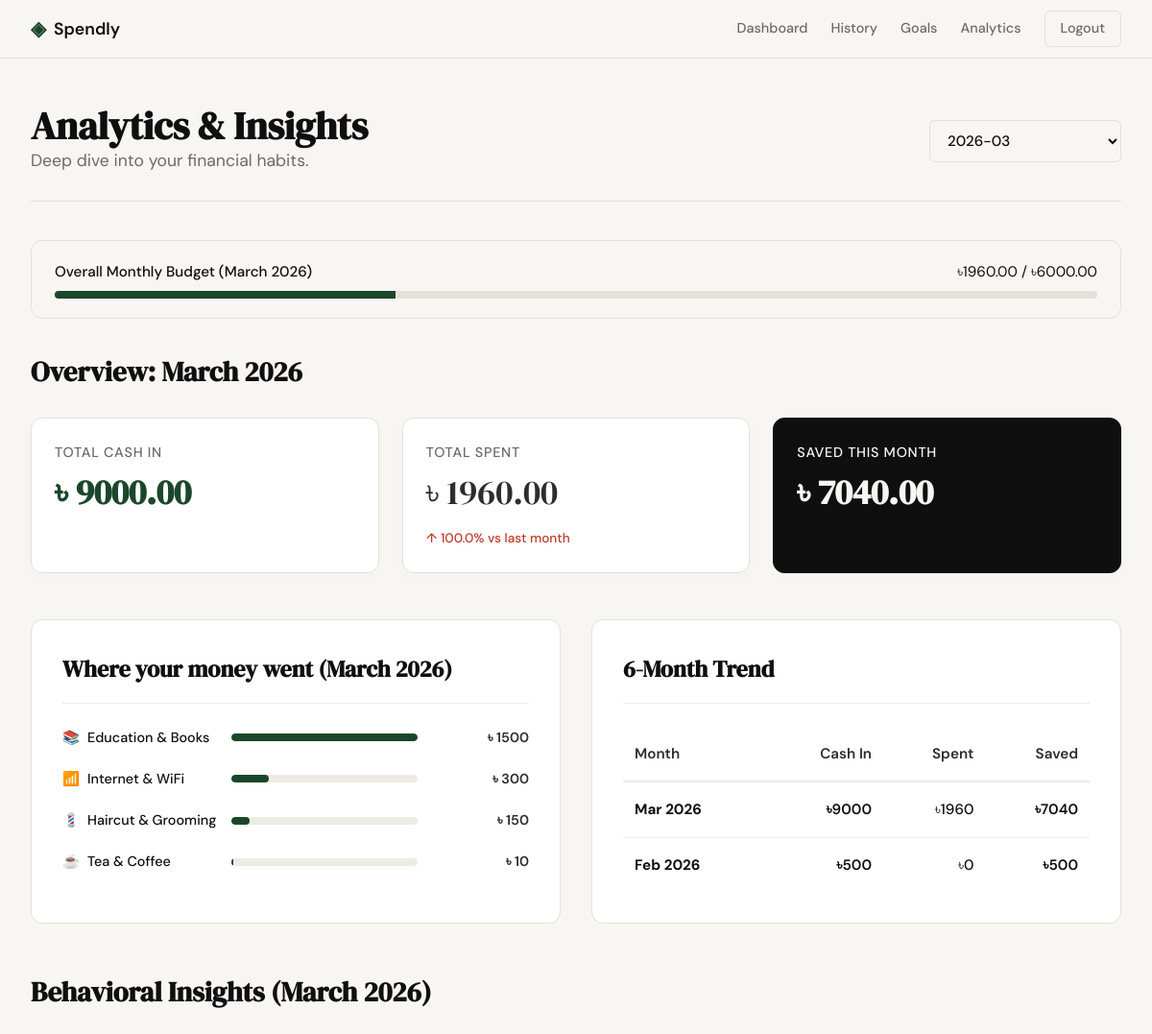
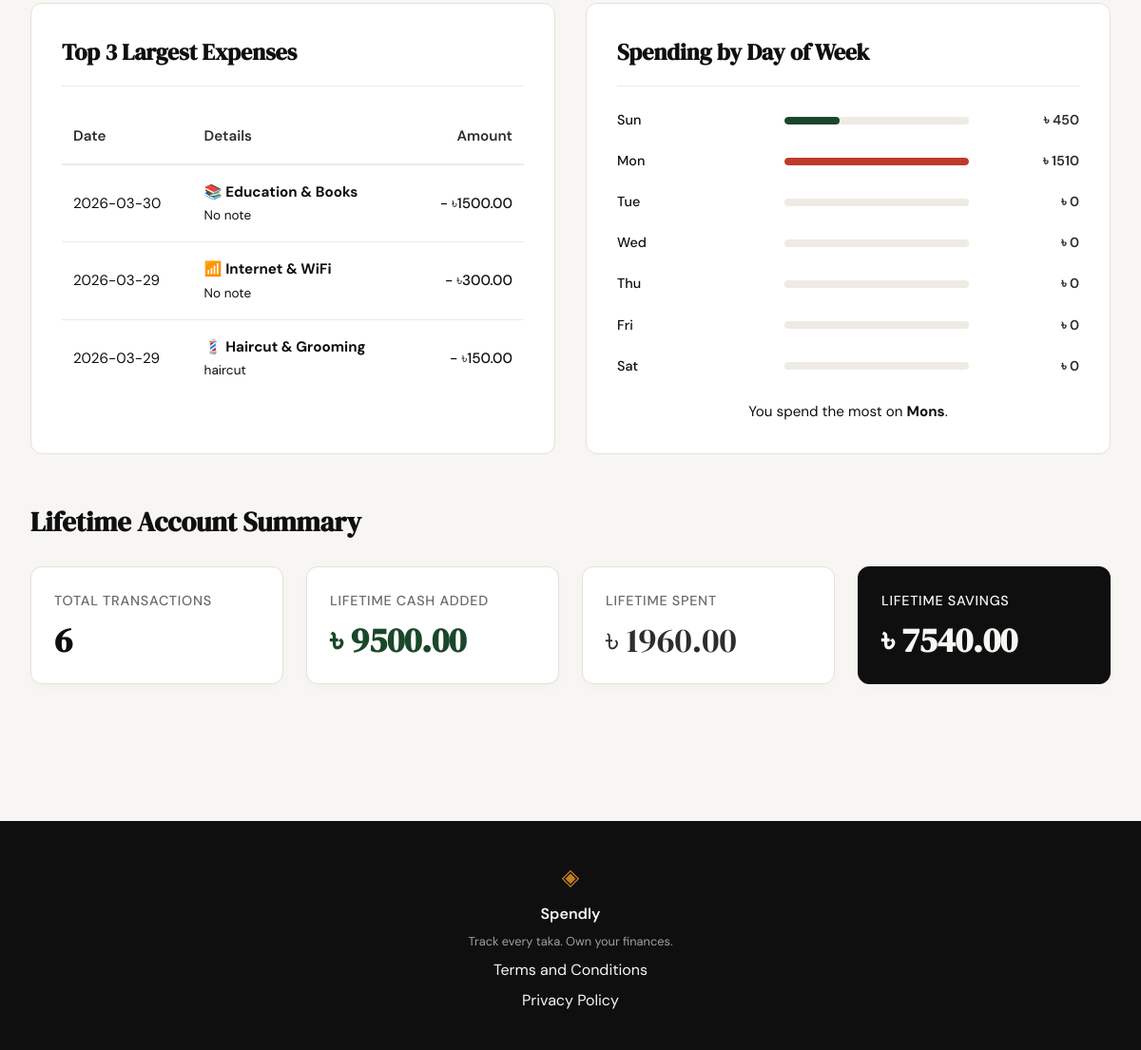
Screenshot of /analytics (signed in) with the database file from the repository (2 pictures, top to bottom).
### tables this page shows
CREATE TABLE budgets (
            id INTEGER PRIMARY KEY AUTOINCREMENT,
            user_id INTEGER NOT NULL,
            category_id INTEGER,
            amount REAL NOT NULL,
            month TEXT NOT NULL,
            FOREIGN KEY (user_id) REFERENCES users (id) ON DELETE CASCADE,
            FOREIGN KEY (category_id) REFERENCES categories (id) ON DELETE CASCADE,
            UNIQUE(user_id, category_id, month)
        );

CREATE TABLE categories (
            id INTEGER PRIMARY KEY AUTOINCREMENT,
            name TEXT UNIQUE NOT NULL,
            icon TEXT DEFAULT '💸'
        );

CREATE TABLE expenses (
            id INTEGER PRIMARY KEY AUTOINCREMENT,
            user_id INTEGER NOT NULL,
            category_id INTEGER NOT NULL,
            amount REAL NOT NULL,
            description TEXT,
            date TIMESTAMP DEFAULT CURRENT_TIMESTAMP,
            FOREIGN KEY (user_id) REFERENCES users (id) ON DELETE CASCADE,
            FOREIGN KEY (category_id) REFERENCES categories (id)
        );

### app/routes/analytics.py (the view)
@analytics_bp.route("/analytics")
def index():
    if "user_id" not in session:
        return redirect(url_for("auth.login"))
    uid = session["user_id"]
    conn = get_db()
    income_months = conn.execute(
        "SELECT DISTINCT strftime('%Y-%m', date) as m FROM incomes WHERE user_id=?", (uid,)
    ).fetchall()
    expense_months = conn.execute(
        "SELECT DISTINCT strftime('%Y-%m', date) as m FROM expenses WHERE user_id=?", (uid,)
    ).fetchall()
    all_months = sorted(
        set(r["m"] for r in income_months) | set(r["m"] for r in expense_months),
        reverse=True,
    )
    selected = request.args.get("month", datetime.now().strftime("%Y-%m"))
    sm_income = conn.execute(
        "SELECT COALESCE(SUM(amount),0) as t FROM incomes WHERE user_id=? AND strftime('%Y-%m',date)=?",
        (uid, selected),
    ).fetchone()["t"]
    sm_expense = conn.execute(
        "SELECT COALESCE(SUM(amount),0) as t FROM expenses WHERE user_id=? AND strftime('%Y-%m',date)=?",
        (uid, selected),
    ).fetchone()["t"]
    sm_saved = sm_income - sm_expense
    selected_dt = datetime.strptime(selected, "%Y-%m")
    if selected_dt.month == 1:
        prev_month_str = f"{selected_dt.year - 1}-12"
    else:
        prev_month_str = f"{selected_dt.year}-{selected_dt.month - 1:02d}"
    pm_expense = conn.execute(
        "SELECT COALESCE(SUM(amount),0) as t FROM expenses WHERE user_id=? AND strftime('%Y-%m',date)=?",
        (uid, prev_month_str),
    ).fetchone()["t"]
    mom_change_percent = 0
    if pm_expense > 0:
        mom_change_percent = ((sm_expense - pm_expense) / pm_expense) * 100
    elif sm_expense > 0:
        mom_change_percent = 100
    cat_breakdown = conn.execute("""
        SELECT c.name, c.icon, COALESCE(SUM(e.amount),0) as total
        FROM categories c LEFT JOIN expenses e ON c.id = e.category_id
            AND e.user_id = ? AND strftime('%Y-%m', e.date) = ?
        GROUP BY c.id HAVING total > 0
        ORDER BY total DESC
    """, (uid, selected)).fetchall()
    max_cat_amount = max((r["total"] for r in cat_breakdown), default=1)
    total_income = conn.execute(
        "SELECT COALESCE(SUM(amount),0) as t FROM incomes WHERE user_id=?", (uid,)
    ).fetchone()["t"]
    total_expense = conn.execute(
        "SELECT COALESCE(SUM(amount),0) as t FROM expenses WHERE user_id=?", (uid,)
    ).fetchone()["t"]
    total_transactions = conn.execute(
        "SELECT COUNT(*) as c FROM expenses WHERE user_id=?", (uid,)
    ).fetchone()["c"]
    total_cashins = conn.execute(
        "SELECT COUNT(*) as c FROM incomes WHERE user_id=?", (uid,)
    ).fetchone()["c"]
    monthly_trend = []
    for m in all_months[:6]:
        m_in = conn.execute(
            "SELECT COALESCE(SUM(amount),0) as t FROM incomes WHERE user_id=? AND strftime('%Y-%m',date)=?",
            (uid, m),
        ).fetchone()["t"]
        m_out = conn.execute(
            "SELECT COALESCE(SUM(amount),0) as t FROM expenses WHERE user_id=? AND strftime('%Y-%m',date)=?",
            (uid, m),
        ).fetchone()["t"]
        try:
            label = datetime.strptime(m, "%Y-%m").strftime("%b %Y")
        except ValueError:
            label = m
        monthly_trend.append({
            "month": m, "label": label,
            "income": m_in, "expense": m_out, "saved": m_in - m_out,
        })
    top_expenses = conn.execute("""
        SELECT e.description, e.amount, c.icon, c.name, e.date
        FROM expenses e
        LEFT JOIN categories c ON e.category_id = c.id
        WHERE e.user_id = ? AND strftime('%Y-%m', e.date) = ?
        ORDER BY e.amount DESC
        LIMIT 3
    """, (uid, selected)).fetchall()
    dow_expenses = conn.execute("""
        SELECT strftime('%w', date) as dow, SUM(amount) as total
        FROM expenses
        WHERE user_id = ? AND strftime('%Y-%m', date) = ?
        GROUP BY dow
    """, (uid, selected)).fetchall()
    dow_map = {"0": "Sun", "1": "Mon", "2": "Tue", "3": "Wed", "4": "Thu", "5": "Fri", "6": "Sat"}
    dow_data = [{"dow": dow_map[str(i)], "total": 0} for i in range(7)]
    for x in dow_expenses:
        dow_data[int(x["dow"])]["total"] = x["total"]
    highest_dow = max(dow_data, key=lambda x: x["total"]) if sm_expense > 0 else None
    budget_row = conn.execute(
        "SELECT amount FROM budgets WHERE user_id=? AND category_id IS NULL AND month=?",
        (uid, selected)
    ).fetchone()
    monthly_budget = budget_row["amount"] if budget_row else 0
    budget_used_percent = round(min(100, (sm_expense / monthly_budget) * 100), 1) if monthly_budget > 0 else 0
    try:
        selected_label = datetime.strptime(selected, "%Y-%m").strftime("%B %Y")
    except ValueError:
        selected_label = selected
    return render_template(
        "analytics.html",
        all_months=all_months,
        selected=selected,
        selected_label=selected_label,
        sm_income=sm_income,
        sm_expense=sm_expense,
        sm_saved=sm_saved,
        cat_breakdown=cat_breakdown,
        max_cat_amount=max_cat_amount,
        total_income=total_income,
        total_expense=total_expense,
        lifetime_saved=total_income - total_expense,
        total_transactions=total_transactions,
        total_cashins=total_cashins,
        monthly_trend=monthly_trend,
        mom_change_percent=mom_change_percent,
        top_expenses=top_expenses,
        dow_data=dow_data,
        highest_dow=highest_dow,
        monthly_budget=monthly_budget,
        budget_used_percent=budget_used_percent,
    )

### app/templates/analytics.html (shortened to what this page needs)
{% extends "base.html" %}
{% block content %}
<div class="dash-wrapper">
    <div class="dash-container">
        <header class="dash-header analytics-header">
            <div class="header-left">
                <h1 class="dash-title">Analytics & Insights</h1>
                <p class="greeting">Deep dive into your financial habits.</p>
            </div>
            <div class="header-right">
                <form method="GET" action="{{ url_for('analytics.index') }}" class="month-filter-form">
                    <select name="month" class="form-input select-month" onchange="this.form.submit()">
                        {% for m in all_months %}
                        <option value="{{ m }}" {% if m==selected %}selected{% endif %}>
                            {{ m }}
                        </option>
                        {% else %}
                        <option value="">No data available</option>
                        {% endfor %}
                    </select>
                </form>
            </div>
        </header>
        {% if monthly_budget > 0 %}
        <div
            style="background: var(--surface); padding: 1.25rem 1.5rem; border-radius: 12px; border: 1px solid var(--border); margin-bottom: 2rem;">
            <div style="display: flex; justify-content: space-between; margin-bottom: 0.5rem; font-size: 0.95rem;">
                <span style="font-weight: 500;">Overall Monthly Budget ({{ selected_label }})</span>
                <span style="color: var(--text-secondary);">৳{{ "%.2f"|format(sm_expense|default(0)) }} / ৳{{
                    "%.2f"|format(monthly_budget) }}</span>
            </div>
            <div class="progress-bar-bg"
                style="width: 100%; height: 8px; background: var(--border); border-radius: 4px; overflow: hidden;">
                <div class="progress-fill"
                    style="width: {{ budget_used_percent }}%; height: 100%; background: {% if budget_used_percent > 90 %}var(--danger){% elif budget_used_percent > 75 %}var(--warning){% else %}var(--primary){% endif %}; transition: width 0.8s ease-out;">
                </div>
            </div>
        </div>
        {% endif %}
        <h3 class="section-title">Overview: {{ selected_label }}</h3>
        <div class="stats-grid stats-3">
            <div class="stat-card">
                <p class="stat-label">Total Cash In</p>
                <h2 class="stat-value amount-in">৳ {{ "%.2f"|format(sm_income|default(0)) }}</h2>
            </div>
            <div class="stat-card">
                <p class="stat-label">Total Spent</p>
                <h2 class="stat-value amount-out">৳ {{ "%.2f"|format(sm_expense|default(0)) }}</h2>
                {% if mom_change_percent %}
                {% if mom_change_percent > 0 %}
                <p class="stat-trend trend-down">↑ {{ "%.1f"|format(mom_change_percent) }}% vs last month</p>
                {% elif mom_change_percent < 0 %} <p class="stat-trend trend-up">↓ {{
                    "%.1f"|format(mom_change_percent|abs) }}% vs last month</p>
                    {% endif %}
                    {% endif %}
            </div>
            <div class="stat-card {% if sm_saved >= 0 %}stat-primary{% else %}stat-danger{% endif %}">
                <p class="stat-label">Saved this month</p>
                <h2 class="stat-value">৳ {{ "%.2f"|format(sm_saved|default(0)) }}</h2>
            </div>
        </div>
        <div class="analytics-grid">
            <div class="card-full">
                <h3 class="card-title">Where your money went ({{ selected_label }})</h3>
                <div class="cat-bars-container">
                    {% for cat in cat_breakdown %}
                    <div class="cat-bar-row">
                        <div class="cat-info">
                            <span class="cat-icon">{{ cat.icon }}</span>
                            <span class="cat-name">{{ cat.name }}</span>
                        </div>
                        <div class="cat-track">
                            <div class="cat-fill" style="width: {{ (cat.total / max_cat_amount * 100)|round }}%;"></div>
                        </div>
                        <div class="cat-amount">৳ {{ "%.0f"|format(cat.total) }}</div>
                    </div>
                    {% else %}
                    <p class="empty-state">No expenses recorded for this month.</p>
                    {% endfor %}
                </div>
            </div>
            <div class="card-full">
                <h3 class="card-title">6-Month Trend</h3>
                <div class="table-responsive">
                    <table class="dash-table">
                        <thead>
                            <tr>
                                <th>Month</th>
                                <th class="text-right">Cash In</th>
                                <th class="text-right">Spent</th>
                                <th class="text-right">Saved</th>
                            </tr>
                        </thead>
                        <tbody>
                            {% for t in monthly_trend %}
                            <tr>
                                <td><strong>{{ t.label }}</strong></td>
                                <td class="text-right amount-in">৳{{ "%.0f"|format(t.income) }}</td>
                                <td class="text-right amount-out">৳{{ "%.0f"|format(t.expense) }}</td>
                                <td class="text-right {% if t.saved >= 0 %}amount-in{% else %}amount-out{% endif %}">
                                    ৳{{ "%.0f"|format(t.saved) }}
                                </td>
                            </tr>
                            {% else %}
                            <tr>
                                <td colspan="4" class="text-center empty-state">No historic data available.</td>
                            </tr>
                            {% endfor %}
                        </tbody>
                    </table>
                </div>
            </div>
        </div>
        <h3 class="section-title" style="margin-top: 2rem;">Behavioral Insights ({{ selected_label }})</h3>
        <div class="analytics-grid">
            <div class="card-full">
                <h3 class="card-title">Top 3 Largest Expenses</h3>
                <div class="table-responsive">
                    <table class="dash-table">
                        <thead>
                            <tr>
                                <th>Date</th>
                                <th>Details</th>
                                <th class="text-right">Amount</th>
                            </tr>
                        </thead>
                        <tbody>
                            {% for e in top_expenses %}
                            <tr>
                                <td>{{ e.date.split(' ')[0] }}</td>
                                <td><strong>{{ e.icon }} {{ e.name }}</strong><br><span
                                        style="font-size:0.85rem; color:var(--text-secondary);">{{ e.description or 'No
                                        note' }}</span></td>
                                <td class="text-right amount-out">- ৳{{ "%.2f"|format(e.amount) }}</td>
                            </tr>
                            {% else %}
                            <tr>
                                <td colspan="3" class="text-center empty-state">No expenses to analyze.</td>
                            </tr>
                            {% endfor %}
                        </tbody>
                    </table>
                </div>
            </div>
            <div class="card-full">
                <h3 class="card-title">Spending by Day of Week</h3>
                <div class="cat-bars-container">
                    {% set max_dow = highest_dow.total if highest_dow else 1 %}
                    {% for d in dow_data %}
                    <div class="cat-bar-row">
                        <div class="cat-info">
                            <span class="cat-name">{{ d.dow }}</span>
                        </div>
                        <div class="cat-track">
                            <div class="cat-fill {% if d.dow == (highest_dow.dow if highest_dow else '') %}trend-up-bg{% endif %}"
                                style="width: {{ (d.total / max_dow * 100)|round if max_dow > 0 else 0 }}%; background: {% if d.dow == (highest_dow.dow if highest_dow else '') %}var(--danger){% else %}var(--primary){% endif %};">
                            </div>
                        </div>
                        <div class="cat-amount">৳ {{ "%.0f"|format(d.total) }}</div>
                    </div>
                    {% endfor %}
                </div>
                {% if highest_dow and highest_dow.total > 0 %}
                <p style="margin-top: 1.5rem; font-size: 0.95rem; color: var(--text-secondary); text-align: center;">You
                    spend the most on <strong style="color:var(--text-primary);">{{ highest_dow.dow }}s</strong>.</p>
                {% endif %}
            </div>
        </div>
        <h3 class="section-title" style="margin-top: 2rem;">Lifetime Account Summary</h3>
        <div class="stats-grid">
            <div class="stat-card">
                <p class="stat-label">Total Transactions</p>
                <h2 class="stat-value">{{ total_transactions + total_cashins }}</h2>
            </div>
            <div class="stat-card">
                <p class="stat-label">Lifetime Cash Added</p>
                <h2 class="stat-value amount-in">৳ {{ "%.2f"|format(total_income|default(0)) }}</h2>
            </div>
            <div class="stat-card">
                <p class="stat-label">Lifetime Spent</p>
                <h2 class="stat-value amount-out">৳ {{ "%.2f"|format(total_expense|default(0)) }}</h2>
            </div>
            <div class="stat-card stat-primary">
                <p class="stat-label">Lifetime Savings</p>
                <h2 class="stat-value">৳ {{ "%.2f"|format(lifetime_saved|default(0)) }}</h2>
            </div>
        </div>
    </div>
</div>
{% endblock %}

### rows the page displays
budgets: amount "6000.00"
categories: icon "📚", name "Education & Books", {{ (cat.total / max_cat_amount * 100)|round }} 100.0 (drawn), total "1500"
categories: icon "📶", name "Internet & WiFi", {{ (cat.total / max_cat_amount * 100)|round }} 20.0 (drawn), total "300"
categories: icon "💈", name "Haircut & Grooming", {{ (cat.total / max_cat_amount * 100)|round }} 10.0 (drawn), total "150"
categories: icon "☕", name "Tea & Coffee", total "10"
expenses: date "2026-03-30", icon "📚", name "Education & Books", description "No note", amount "1500.00"
expenses: date "2026-03-29", icon "📶", name "Internet & WiFi", description "No note", amount "300.00"
expenses: date "2026-03-29", icon "💈", name "Haircut & Grooming", description "haircut", amount "150.00"

### other values shown
{{ selected_label }} "March 2026"
{{ "%.2f"|format(sm_expense|default(0)) }} "1960.00"
{{ "%.2f"|format(sm_income|default(0)) }} "9000.00"
{{ "%.1f"|format(mom_change_percent) }} "100.0"
{{ "%.2f"|format(sm_saved|default(0)) }} "7040.00"
{{ t.label }} "Mar 2026" "Feb 2026"
{{ "%.0f"|format(t.income) }} "9000" "500"
{{ "%.0f"|format(t.expense) }} "1960" "0"
{{ "%.0f"|format(t.saved) }} "7040" "500"
{{ d.dow }} "Sun" "Mon" "Tue" "Wed" "Thu" "Fri" "Sat"
{{ "%.0f"|format(d.total) }} "450" "1510" "0" "0" "0" "0" "0"
{{ highest_dow.dow }} "Mon"
{{ total_transactions + total_cashins }} "6"
{{ "%.2f"|format(total_income|default(0)) }} "9500.00"
{{ "%.2f"|format(total_expense|default(0)) }} "1960.00"
